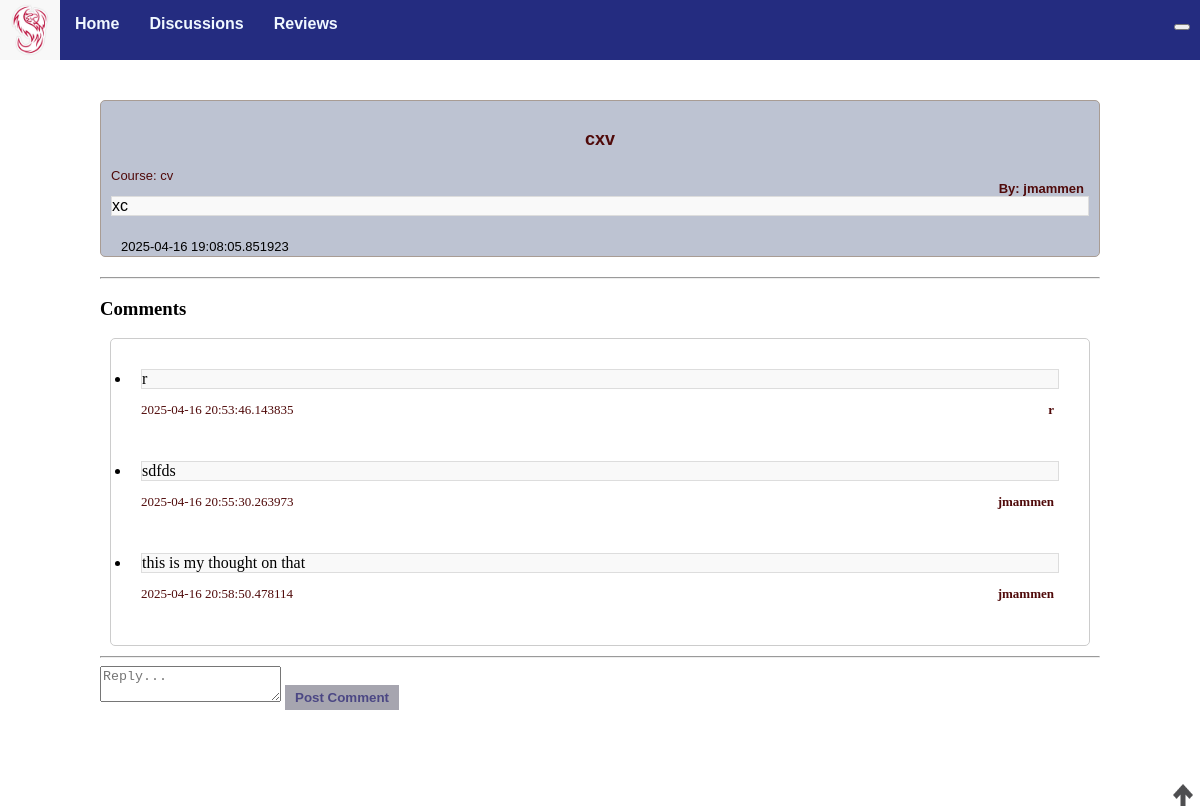
Page /discussion/16 on the earlier database version.
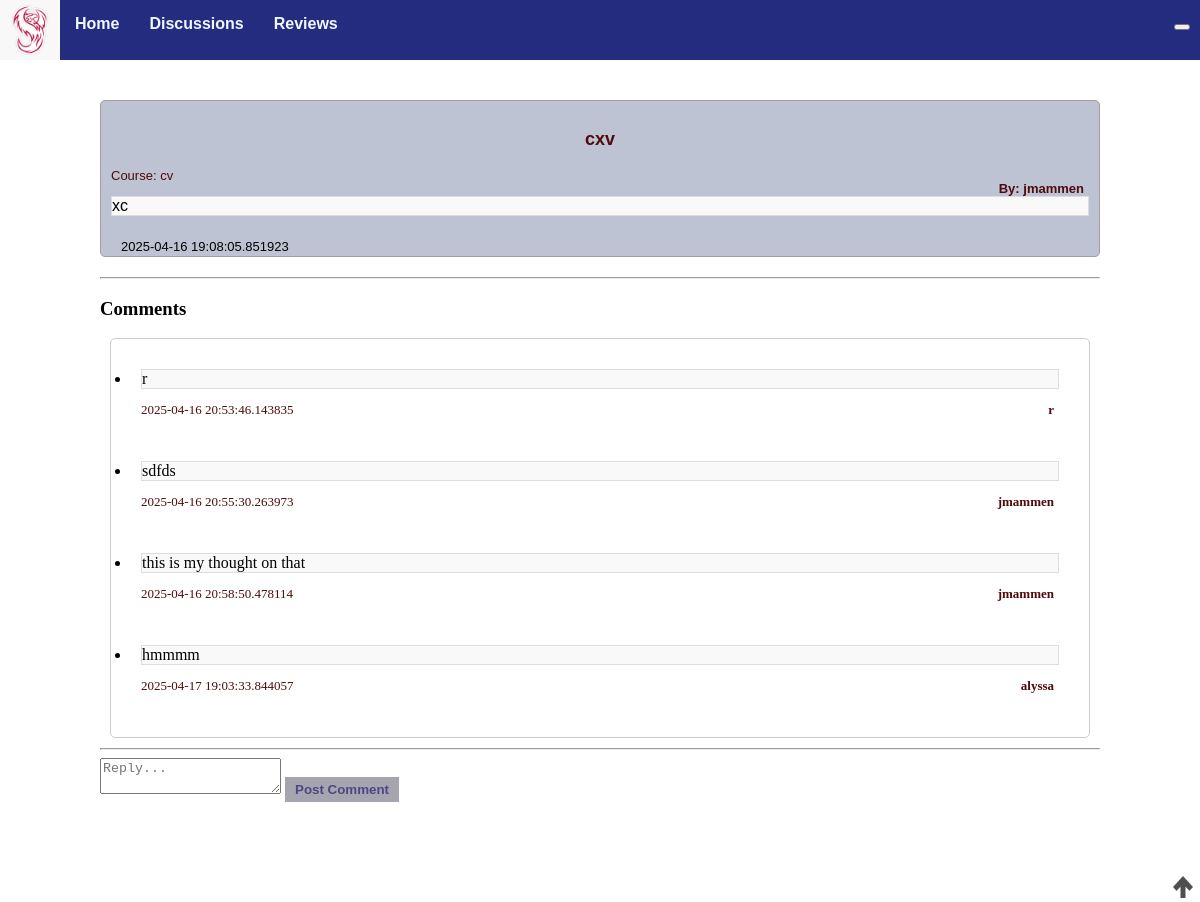
Same page on the later database version.
### models.py (models this page shows, shortened)
class Discussion(db.Model):
    id = db.Column(db.Integer, primary_key=True)
    title = db.Column(db.String(255), nullable=False)
    content = db.Column(db.Text, nullable=False)
    created_at = db.Column(db.DateTime, default=db.func.current_timestamp())
    course = db.Column(db.Text)
    author = db.Column(db.Text, nullable=False)
    comments = db.relationship('Comment', backref='discussion', cascade="all, delete-orphan", lazy=True)
    up_votes = db.Column(db.Integer, default = 0)
    def __repr__(self) -> str:
        string = f"ID: {self.id}, Title: {self.title}, Content: {self.content}, Created_At: {self.created_at}, Course: {self.course}, Author: {self.author}, Upvotes: {self.up_votes}"
        return string

class Comment(db.Model):
     id = db.Column(db.Integer, primary_key=True)
     discussion_id = db.Column(db.Integer, db.ForeignKey('discussion.id'))
     review_id = db.Column(db.Integer, db.ForeignKey('review.id'))
     content = db.Column(db.Text, nullable=False)
     created_at = db.Column(db.DateTime, default=db.func.current_timestamp())
     author = db.Column(db.Text, nullable=False)

### app.py (the view)
@app.route('/discussion/<int:discussion_id>')
def dis_posts(discussion_id):
    discussion = Discussion.query.get_or_404(discussion_id) # returns a 404 error if get fails
    print(discussion)
    return render_template('dis_posts.html', discussion=discussion) # return the discussion_post object

### templates/dis_posts.html (shortened to what this page needs)
{% extends "base.html" %}
{% block head %}
{{ super() }}
{% endblock %}
{%block content %}
<div class="specificpost">
    <div class="whereithappens">
        <div id="header">
            <p id="title">{{discussion.title}}</p1>
            <p id="author">By: {{discussion.author}}</p>
            <p id="course">Course: {{discussion.course}}</p>
        </div>
        <p id="content">{{discussion.content}}</p>
        <div id="information">
            <div class="upvote-count">
                <img id="{{discussion.id}}" onclick="upvote(this)" src="{{url_for('static',
                    filename='upvote.png')}}" class="upvote" /><img />
            </div>
            <p id="created_at">{{discussion.created_at}}</p>
        </div>
    </div>
    <hr>
    <h3>Comments</h3>
    <ul class="list-group">
        {% for comment in discussion.comments %}
        <li class="list-group-item">
            <p id="comcont">{{ comment.content }}</p>
            <p id="comauth">{{ comment.author }}</p>
            <p id="comcrea">{{ comment.created_at }}</p>
        </li>
        {% endfor %}
    </ul>
    <hr>
    <form action="{{ url_for('discussion_comment', discussion_id=discussion.id) }}" method="post" class="mt-3">
        <textarea name="comment" class="form-control mb-2" placeholder="Reply..." required></textarea>
        <button type="submit" class="btn btn-secondary">Post Comment</button>
    </form>
    {% endblock %}

### templates/base.html (shortened to what this page needs)
<!DOCTYPE html>
<html lang="en">
{%block head%}
<head>
    <link rel="stylesheet" href="{{ url_for('static', filename='styles/base.css') }}">
</head>
{%endblock%}
<body>
    <nav class="navbar">
        <div class="nav div">
            <div class="logo">
                <img src="{{ url_for('static', filename='phoenix.jpg') }}">
            </div>
            <ul id="navigation">
                <li>
                    <a href="{{ url_for('home') }}">Home</a>
                </li>
                <li>
                    <a href="{{ url_for('discussions') }}">Discussions</a>
                </li>
                <li>
                    <a href="{{ url_for('reviews') }}">Reviews</a>
                </li>
                <li class="settings">
                    <div class="dropdown">
                        <button class="dropdownbtn">{{session.username}}</button>
                    </div>
                </li>
            </ul>
        </div>
    </nav>
    {%block content%}
    {%endblock%}
</body>
</html>

### static/styles/base.css (style rules this page uses)
body { margin: 0; padding: 0; }
.navbar { font-family: Verdana, Geneva, Tahoma, sans-serif; font-weight: bold; background-color: rgb(162, 113, 111); position: fixed; top: 0px; width: 100%; height: 60px; }
.navbar ul { list-style-type: none; background-color: rgb(36, 44, 128); padding: 0px; margin: 0px; height: 60px; }
.navbar a { color: aliceblue; text-decoration: none; padding: 15px; display: block; text-align: center; height: 60px; }
.navbar li { float: left; }
.logo { float: left; }
.logo img { height: 60px; width: 60px; }
.navbar ul .settings { float: right; padding-right: 10px; padding-top: 15px; font-size: small; }
a { color: rgb(80, 10, 10); font-weight: bold; font-size: medium; text-decoration: none; }
.list-group { background-color: #ffffff; border: 1px solid #ccc; padding: 10px; margin: 10px; border-radius: 5px; }
.list-group-item { padding: 10px; margin: 10px; }
.whereithappens { padding: 10px; background-color: #bdc3d2; border: 1px solid #a89c94; margin-bottom: 20px; border-radius: 5px; font-family: Verdana, Geneva, Tahoma, sans-serif; }
.specificpost { margin: 100px; }
#content { border: 1px solid #ddd; margin: auto; background-color: #f9f9f9; }
#header #title { color: rgb(80, 10, 10); font-weight: bolder; font-size: large; text-align: center; }
#header #author { color: rgb(80, 10, 10); font-weight: bold; font-size: small; margin-right: 5px; position: relative; float: right; }
#header #course { color: rgb(80, 10, 10); font-size: small; }
#information { display: grid; grid-template-columns: repeat(3, auto); padding: 5px; margin: 5px; height: 10px; }
#information p { font-size: small; }
#comauth { color: rgb(80, 10, 10); font-weight: bold; font-size: small; margin-right: 5px; position: relative; float: right; }
#comcont { border: 1px solid #ddd; margin: auto; background-color: #f9f9f9; }
#comcrea { color: rgb(80, 10, 10); font-size: small; }
.dropdown { position: relative; display: inline-block; }
.btn { background-color: #a6a5af; color: rgb(75, 71, 132); border: none; padding: 5px 10px; text-decoration: none; display: inline-block; font-weight: bold; }
.upvote { width: 20px; height: 22px; z-index: 50; }
.upvote-count { position: absolute; right: 7px; bottom: 0; }

Differences in the rows shown:
added Comment: content "hmmmm", author "alyssa", created_at "2025-04-17 19:03:33.844057"
